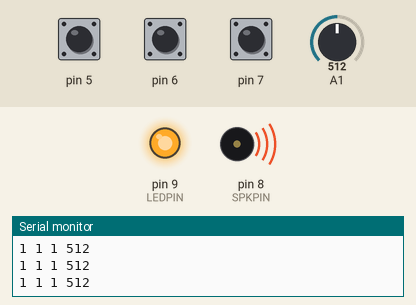
The sketch below on a simulated Arduino Uno, built with avr-gcc and run on an emulated ATmega328P. Shown: output pins drawn as LEDs (lit = HIGH), buzzer (waves = sounding), the last lines printed to the serial monitor. The inputs (shaded band) are chosen by the test bench; at power-on: pin 5 HIGH, pin 6 HIGH, pin 7 HIGH, A1 = 512.

Above: at 1.2 s.
1.3 s: pin 5 pulled LOW for 0.15 s
At 1.39 s:
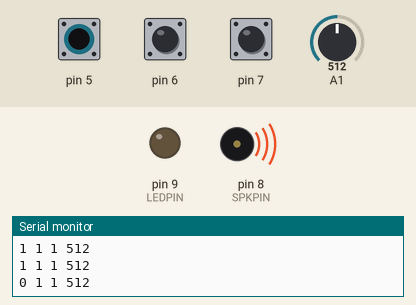
At 2.9 s:
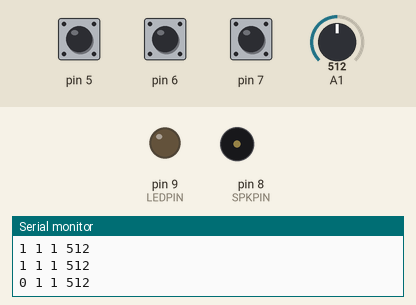
Timing chart, 0 to 9.1 s (numbered marks = the images above; inputs shaded):
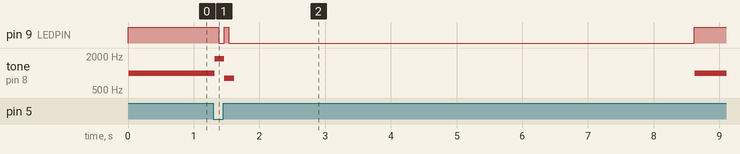

The sketch:

bomb_disarm.ino
```cpp
//initialize variables
const int LEDPIN = 9;
const int SPKPIN = 8;

void setup() {
  //set-up code
  pinMode(SPKPIN, OUTPUT);
  pinMode(LEDPIN, OUTPUT);
  pinMode(A1, INPUT);
  pinMode(5, INPUT_PULLUP);
  pinMode(6, INPUT_PULLUP);
  pinMode(7, INPUT_PULLUP);
  Serial.begin(9600);
}

void loop() {
  //read values from pins and them to variables
  int pinFive = digitalRead(5);
  int pinSix = digitalRead(6);
  int pinSeven = digitalRead(7);
  int photoresistor = analogRead(A1);

  //print to serial monitor
  Serial.print(pinFive);
  Serial.print(" ");
  Serial.print(pinSix);
  Serial.print(" ");
  Serial.print(pinSeven);
  Serial.print(" ");
  Serial.print(photoresistor);
  Serial.println(" "); //println ends line and starts a new one

//logic
  if (pinFive == 1){
   tone(SPKPIN, 100); //bomb explodes
   tone(SPKPIN, 1000);
   digitalWrite(LEDPIN, HIGH);
  }
  else if (pinSix == 1){
   tone(SPKPIN, 1800); //disarm tone with LED
   digitalWrite(LEDPIN, HIGH);
   delay(65);
   digitalWrite(LEDPIN, LOW);
   delay(85);
   tone(SPKPIN, 800);
   digitalWrite(LEDPIN, HIGH);
   delay(65);
   digitalWrite(LEDPIN, LOW);
   delay(85);
   noTone(SPKPIN);
   delay(7000);

  }
  else if (pinSeven == 1){
   tone(SPKPIN, 100);
   tone(SPKPIN, 1000);
   digitalWrite(LEDPIN, HIGH);
  }
  else if (photoresistor == 0){
   tone(SPKPIN, 100);
   tone(SPKPIN, 1000);
   digitalWrite(LEDPIN, HIGH);
  }
}
```

Measured:
- after the input at 1.3 s, pin 9 (LEDPIN): HIGH → LOW after 0.08 s, → HIGH 0.09 s later, → LOW 0.07 s later, → HIGH 7.1 s later; tone on pin 8 (SPKPIN): 1000 Hz → 1800 Hz at once, → 800 Hz 0.15 s later, → silent 0.15 s later, → 1000 Hz 7.0 s later
